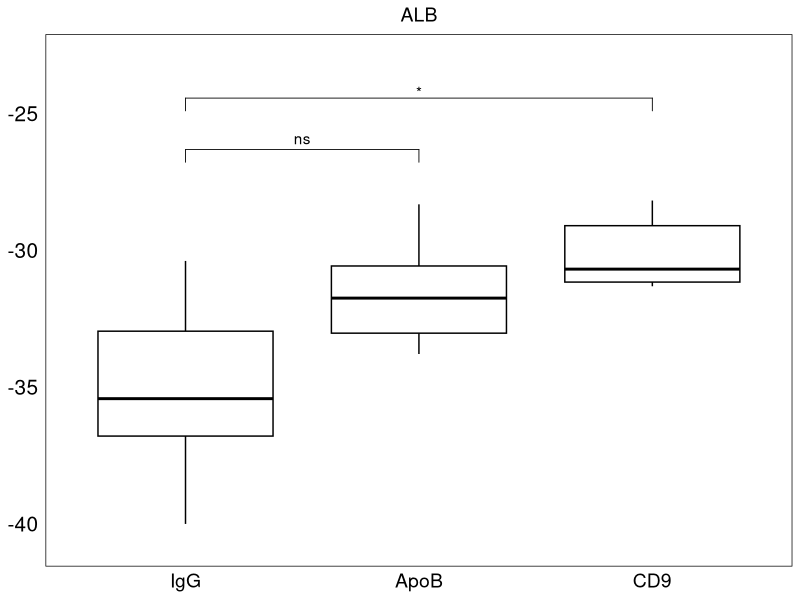
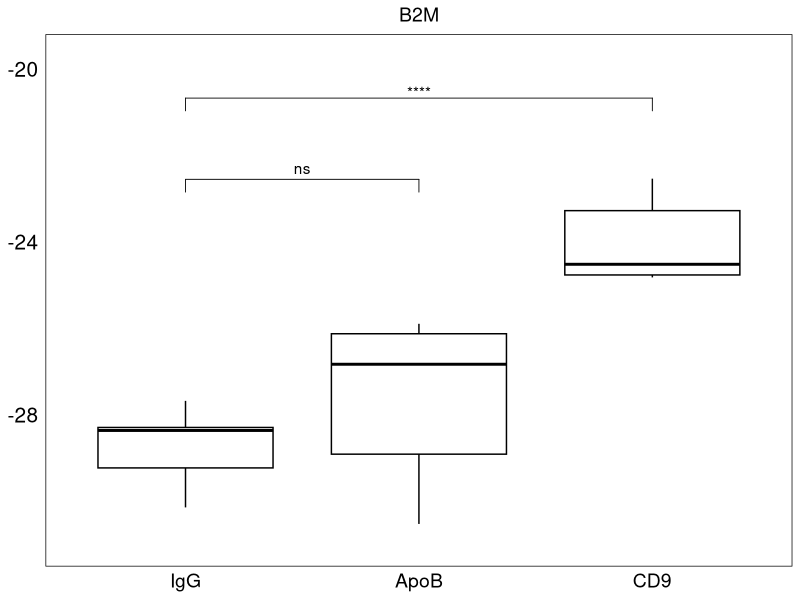
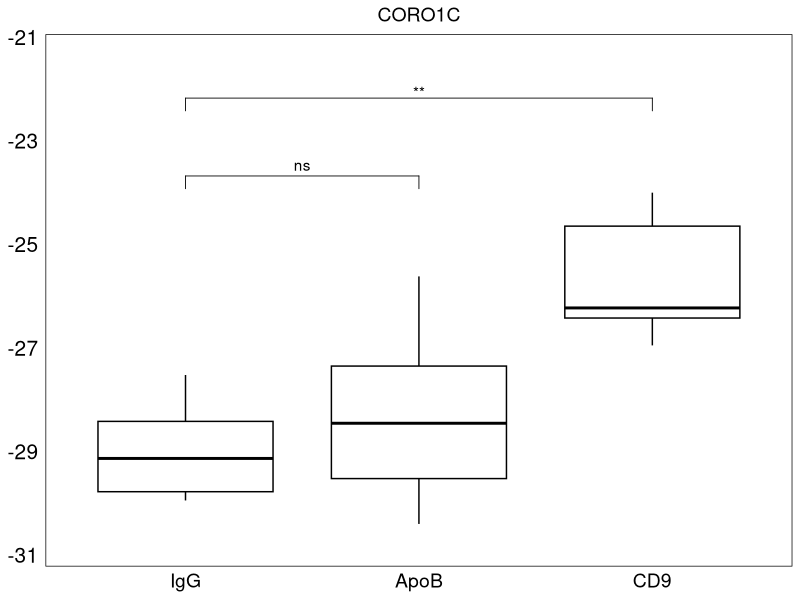
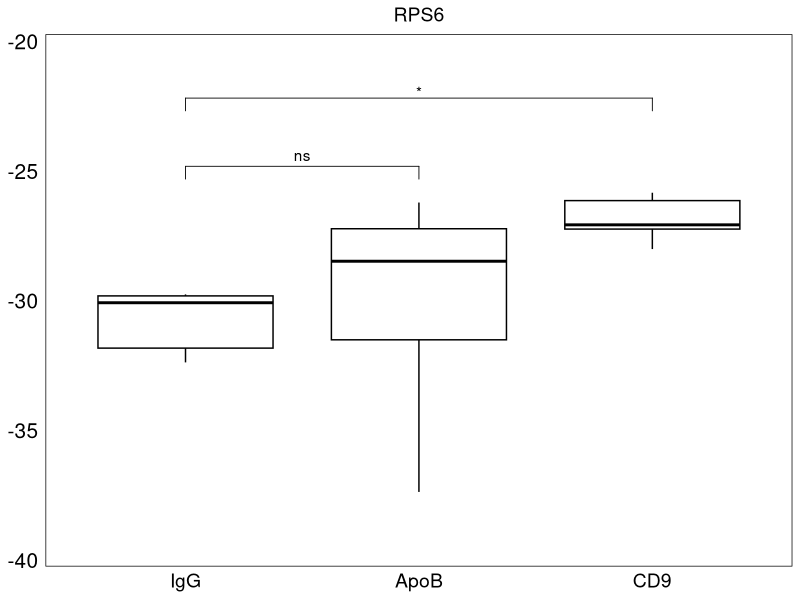
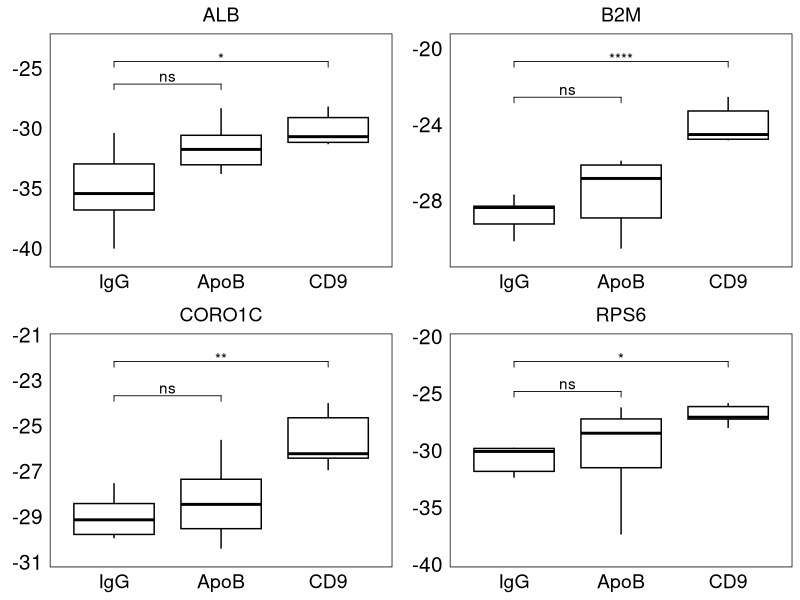
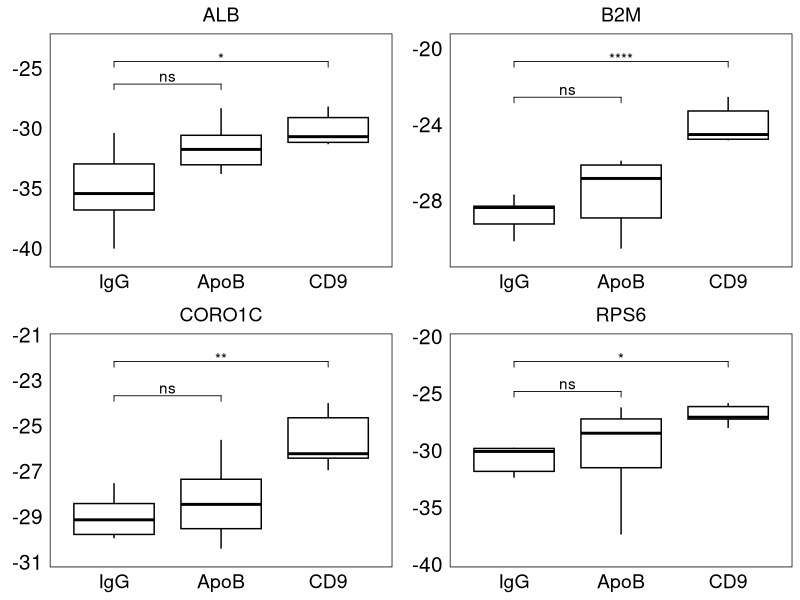

Write R code to recreate these figures, in order.
library(ggplot2)
library(readxl)
library(ggpubr)
library(dplyr)
library(rstatix)

#set working directory
setwd("E:/4. EV-RNA/4. EV-RNA/4. Code/2023-07-23 FINAL/")

#importing data
data <- read_excel("./Files/032723_qPCR_for_stats_comparisons_Figure_4B.xlsx", sheet = 1)
data$Replicate <- as.character(data$Replicate)
data$Pulldown <- factor(data$Pulldown, levels = c("IgG", "ApoB", "CD9"))

#loading themes
{
  blank_theme <- theme_minimal()+
    theme(
      axis.title.x = element_blank(),
      panel.border = element_rect(colour = "black", fill=NA),
      text = element_text(color='black', size=14),
      panel.grid.major.y = element_blank(),
      panel.grid.minor.y = element_blank(),
      panel.grid.major.x = element_blank(),
      panel.grid.minor.x = element_blank(),
      axis.text.y=element_text(size=15, colour="black"),
      axis.text.x=element_text(size=14, colour="black"),
      plot.title=element_text(size=14, hjust = 0.5))
  color = "black"
}

#==========================================================================================================
print("------------- Below is the Tukey's from raw CT ------------------")
#==========================================================================================================

  #============================================================
  paste0("manual scaling  plot_ALB")
  #============================================================
  {
    target = "ALB"
    data2 <- data %>%
    filter(Target_name == target)
    # ymax <- max(-(data$CT))
    # ymax <- as.numeric(ymax)
    ymax <- -18.79
    stat.test <- aov(-CT~Pulldown, data=data2) %>%
      tukey_hsd()
    plot_ALB_2 <- ggplot(data2, aes(x = Pulldown, y = -CT)) +
      geom_boxplot(aes(group = Pulldown), fill = "white", color = color, outlier.shape = NA) +
      # geom_point() +
      stat_pvalue_manual(
        stat.test, label= "p.adj.signif",
        y.position = c((ymax + 0.4*ymax), (ymax + 0.3*ymax),  NA)) +
      scale_y_continuous(expand=expansion(mult=c(0.1,0.15))) +
      labs(x = 'sample', y = NULL) +
      ggtitle(target) +
      blank_theme
    plot_ALB_2
  }
  
  paste0("manual plot_B2M")
  #============================================================
  {
    target = "B2M"
    data2 <- data %>%
      filter(Target_name == target)
    # ymax <- max(-(data$CT))
    # ymax <- as.numeric(ymax)
    ymax <- -18.79
    stat.test <- aov(-CT~Pulldown, data=data2) %>%
      tukey_hsd()
    plot_B2M_2 <- ggplot(data2, aes(x = Pulldown, y = -CT)) +
      geom_boxplot(aes(group = Pulldown), fill = "white", color = color) +
      # geom_point() +
      stat_pvalue_manual(
        stat.test, label= "p.adj.signif",
        y.position = c((ymax + 0.2*ymax), (ymax + 0.1*ymax),  NA)) +
      scale_y_continuous(expand=expansion(mult=c(0.1,0.15))) +
      labs(x = 'sample', y = NULL) +
      ggtitle(target) +
      blank_theme
    plot_B2M_2
  }
  
  paste0("manual plot_CORO1C")
  #============================================================
  {
    target = "CORO1C"
    data2 <- data %>%
      filter(Target_name == target)
    # ymax <- max(-(data$CT))
    # ymax <- as.numeric(ymax)
    ymax <- -18.79
    stat.test <- aov(-CT~Pulldown, data=data2) %>%
      tukey_hsd()
    plot_CORO1C_2 <- ggplot(data2, aes(x = Pulldown, y = -CT)) +
      geom_boxplot(aes(group = Pulldown), fill = "white", color = color) +
      # geom_point() +
      stat_pvalue_manual(
        stat.test, label= "p.adj.signif",
        y.position = c((ymax + 0.26*ymax), (ymax + 0.18*ymax),  NA)) +
      scale_y_continuous(expand=expansion(mult=c(0.1,0.15))) +
      labs(x = 'sample', y = NULL) +
      ggtitle(target) +
      blank_theme
    plot_CORO1C_2
  }

  paste0("manual plot_RPS6")
  #============================================================
  {
    target = "RPS6"
    data2 <- data %>%
      filter(Target_name == target)
    # ymax <- max(-(data$CT))
    # ymax <- as.numeric(ymax)
    ymax <- -18.79
    stat.test <- aov(-CT~Pulldown, data=data2) %>%
      tukey_hsd()
    plot_RPS6_2 <- ggplot(data2, aes(x = Pulldown, y = -CT)) +
      geom_boxplot(aes(group = Pulldown), fill = "white", color = color, outlier.shape = NA) +
      # geom_point() +
      stat_pvalue_manual(
        stat.test, label= "p.adj.signif",
        y.position = c((ymax + 0.32*ymax), (ymax + 0.18*ymax),  NA)) +
      scale_y_continuous(expand=expansion(mult=c(0.1,0.15))) +
      labs(x = 'sample', y = NULL) +
      ggtitle(target) +
      blank_theme
    plot_RPS6_2
  }
  
#putting all 4 into 1 plot
Figure_4B <- ggarrange(plot_ALB_2, plot_B2M_2, plot_CORO1C_2, plot_RPS6_2, 
            ncol = 2, nrow = 2,  
            common.legend = TRUE)
Figure_4B

#Output .pdf
pdf("./Figures/Figure_4B_IP_PCR.pdf", width =4.465, height = 4.7)
print(Figure_4B)
dev.off()  
  
  
  
  
  